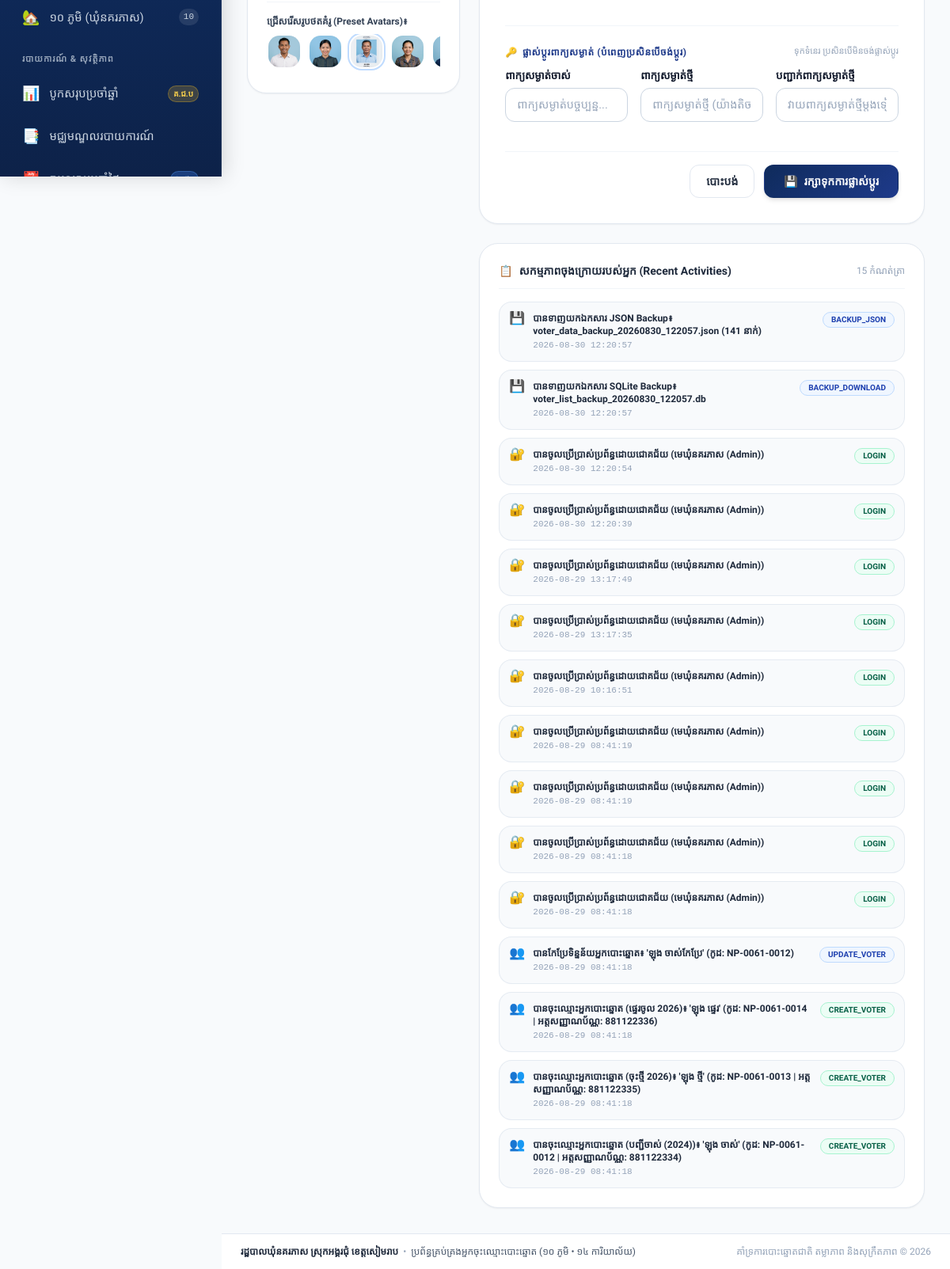
The page /profile (signed in, lower part) on the database as committed earlier.
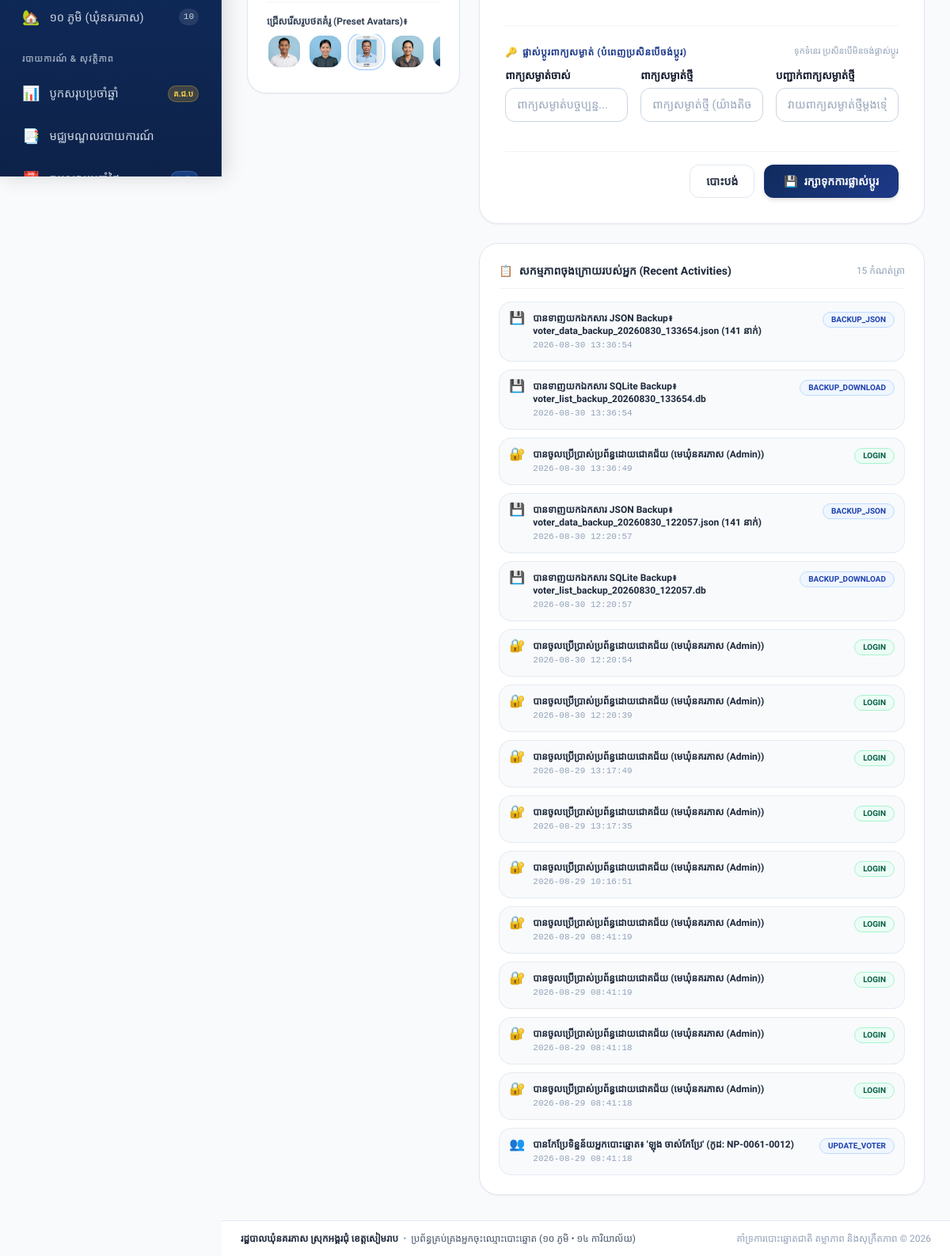
The same page on the database as committed later.
### app/models.py (models this page shows)
class AuditLog(Base):
    __tablename__ = "audit_logs"
    id = Column(Integer, primary_key=True, index=True)
    user_id = Column(Integer, ForeignKey("users.id"), nullable=True)
    username = Column(String(50), nullable=True)
    user_full_name = Column(String(100), nullable=True)
    user_role = Column(String(30), nullable=True)
    action = Column(String(50), nullable=False) # LOGIN, LOGOUT, CREATE_VOTER, UPDATE_VOTER, DELETE_VOTER, CHECKIN, UNCHECKIN, BACKUP, RESTORE, EXPORT
    action_type = Column(String(30), default="info") # info, success, warning, danger
    target_type = Column(String(50), nullable=True) # voter, user, station, village, system
    target_id = Column(String(50), nullable=True)
    description = Column(Text, nullable=False)
    ip_address = Column(String(50), nullable=True)
    created_at = Column(DateTime, default=get_cambodia_now)
    user = relationship("User", foreign_keys=[user_id])

### app/routes/user_routes.py (the view)
@router.get("/profile", response_class=HTMLResponse)
def user_profile_page(request: Request, db: Session = Depends(get_db)):
    current_user = get_current_user_optional(request, db)
    if not current_user:
        return RedirectResponse(url="/login", status_code=302)
    user_logs = db.query(AuditLog).filter(
        AuditLog.user_id == current_user.id
    ).order_by(AuditLog.created_at.desc()).limit(15).all()
    return templates.TemplateResponse(request=request, name="users/profile.html", context={
        "current_user": current_user,
        "preset_avatars": PRESET_AVATARS,
        "user_logs": user_logs
    })

### app/templates/users/profile.html (shortened to what this page needs)
{% extends "base.html" %}
{% block content %}
<div class="space-y-6 max-w-6xl mx-auto">
    <div class="grid grid-cols-1 lg:grid-cols-3 gap-6">
        <div class="lg:col-span-1 space-y-6">
            <div class="card p-6 bg-white rounded-3xl border border-slate-200 shadow-sm text-center">
                <div class="mt-5 pt-4 border-t border-slate-100 text-left">
                    <label class="text-xs font-bold text-slate-700 block mb-2 font-kh-heading">
                        ជ្រើសរើសរូបថតគំរូ (Preset Avatars)៖
                    </label>
                    <div class="flex items-center gap-2 overflow-x-auto pb-1.5" id="presetAvatarsScroll">
                        {% for avatar in preset_avatars %}
                        <img src="{{ avatar }}"
                             onclick="selectProfilePresetAvatar('{{ avatar }}', this)"
                             class="w-11 h-11 rounded-2xl object-cover border-2 border-transparent hover:border-blue-500 cursor-pointer transition flex-shrink-0 preset-avatar-item {% if current_user.photo_url == avatar %}border-blue-600 ring-2 ring-blue-200{% endif %}"
                             title="ជ្រើសរូបនេះ">
                        {% endfor %}
                    </div>
                </div>
            </div>
        </div>
        <div class="lg:col-span-2 space-y-6">
            <div class="card p-6 sm:p-8 bg-white rounded-3xl border border-slate-200 shadow-sm">
                <form id="userProfileForm" onsubmit="submitUserProfileForm(event)" enctype="multipart/form-data" class="space-y-6">
                    <div>
                        <div class="grid grid-cols-1 sm:grid-cols-2 gap-4">
                        </div>
                    </div>
                    <div class="pt-6 border-t border-slate-100">
                        <div class="flex items-center justify-between mb-3">
                            <h3 class="text-xs font-bold text-blue-900 uppercase tracking-wider font-kh-heading flex items-center gap-1.5">
                                <span>🔑</span> ផ្លាស់ប្តូរពាក្យសម្ងាត់ (បំពេញប្រសិនបើចង់ប្តូរ)
                            </h3>
                            <span class="text-[11px] text-slate-400">ទុកទំនេរ ប្រសិនបើមិនចង់ផ្លាស់ប្តូរ</span>
                        </div>
                        <div class="grid grid-cols-1 sm:grid-cols-3 gap-4">
                            <div class="form-group">
                                <label class="form-label">ពាក្យសម្ងាត់ចាស់</label>
                                <input type="password" name="current_password" id="currentPasswordInput" placeholder="ពាក្យសម្ងាត់បច្ចុប្បន្ន..." class="form-control">
                            </div>
                            <div class="form-group">
                                <label class="form-label">ពាក្យសម្ងាត់ថ្មី</label>
                                <input type="password" name="new_password" id="newPasswordInput" placeholder="ពាក្យសម្ងាត់ថ្មី (យ៉ាងតិច ៤ ខ្ទង់)..." class="form-control">
                            </div>
                            <div class="form-group">
                                <label class="form-label">បញ្ជាក់ពាក្យសម្ងាត់ថ្មី</label>
                                <input type="password" name="confirm_password" id="confirmPasswordInput" placeholder="វាយពាក្យសម្ងាត់ថ្មីម្តងទៀត..." class="form-control">
                            </div>
                        </div>
                    </div>
                    <div class="pt-4 border-t border-slate-100 flex items-center justify-end gap-3">
                        <a href="/dashboard" class="btn btn-outline py-2.5 px-5 text-sm font-semibold">
                            បោះបង់
                        </a>
                        <button type="submit" id="saveProfileBtn" class="btn btn-primary py-2.5 px-6 text-sm font-bold shadow-md flex items-center gap-2">
                            <span>💾</span>
                            <span>រក្សាទុកការផ្លាស់ប្តូរ</span>
                        </button>
                    </div>
                </form>
            </div>
            <div class="card p-6 bg-white rounded-3xl border border-slate-200 shadow-sm">
                <div class="flex items-center justify-between pb-3 border-b border-slate-100 mb-4">
                    <h3 class="text-sm font-bold text-slate-800 font-kh-heading flex items-center gap-2">
                        <span>📋</span> សកម្មភាពចុងក្រោយរបស់អ្នក (Recent Activities)
                    </h3>
                    <span class="text-xs text-slate-400">{{ user_logs|length }} កំណត់ត្រា</span>
                </div>
                {% if user_logs %}
                <div class="space-y-2.5">
                    {% for log in user_logs %}
                    <div class="p-3 rounded-2xl bg-slate-50 border border-slate-200/80 flex items-start justify-between gap-3 text-xs">
                        <div class="flex items-start gap-2.5 min-w-0">
                            <span class="text-base leading-none">
                                {% if log.action == 'CHECKIN' %}⚡
                                {% elif 'VOTER' in log.action %}👥
                                {% elif 'BACKUP' in log.action %}💾
                                {% elif 'LOGIN' in log.action %}🔐
                                {% elif 'PROFILE' in log.action %}👤
                                {% else %}📝{% endif %}
                            </span>
                            <div class="min-w-0">
                                <div class="font-bold text-slate-800">{{ log.description }}</div>
                                <div class="text-[11px] text-slate-400 font-mono mt-0.5">{{ log.created_at.strftime('%Y-%m-%d %H:%M:%S') if log.created_at else '' }}</div>
                            </div>
                        </div>
                        <span class="badge badge-{% if log.action_type == 'success' %}success{% elif log.action_type == 'danger' %}danger{% elif log.action_type == 'warning' %}warning{% else %}primary{% endif %} text-[10px] flex-shrink-0">
                            {{ log.action }}
                        </span>
                    </div>
                    {% endfor %}
                </div>
                {% else %}
                <div class="text-center py-6 text-slate-400 text-xs">
                    មិនទាន់មានកំណត់ត្រាសកម្មភាពនៅឡើយទេ
                </div>
                {% endif %}
            </div>
        </div>
    </div>
</div>
{% endblock %}

### app/templates/base.html (shortened to what this page needs)
<!DOCTYPE html>
<html lang="km">
<head>
    <script src="https://cdn.tailwindcss.com"></script>
    <link rel="stylesheet" href="/static/css/style.css?v=28.0">
    <link rel="stylesheet" href="/static/css/print.css?v=28.0" media="print">
</head>
<body class="bg-slate-50 dark:bg-[#0b1329] min-h-screen text-slate-800 dark:text-slate-100 antialiased m-0 p-0 w-full overflow-x-hidden">
    <div class="app-layout">
        {% if current_user %}
        <aside id="appSidebar" class="sidebar no-print">
            <nav class="flex-1 px-3 py-2 space-y-1">
                {% if current_user.role != 'viewer' %}
                <a href="/villages" class="sidebar-nav-link {% if '/villages' in request.url.path %}active{% endif %}">
                    <span class="text-lg">🏡</span>
                    <span class="flex-1">១០ ភូមិ (ឃុំនគរភាស)</span>
                    <span class="text-[11px] px-1.5 py-0.5 rounded-full bg-white/10 text-slate-300 font-mono">10</span>
                </a>
                {% endif %}
                <div class="sidebar-nav-header {% if current_user.role != 'viewer' %}mt-3{% endif %}">របាយការណ៍ & សុវត្ថិភាព</div>
                <a href="/reports/annual-summary"
                    class="sidebar-nav-link {% if '/reports/annual-summary' in request.url.path %}active{% endif %}">
                    <span class="text-lg">📊</span>
                    <span class="flex-1">បូកសរុបប្រចាំឆ្នាំ</span>
                    <span
                        class="text-[10px] px-1.5 py-0.5 rounded-full bg-amber-400/20 text-amber-300 font-bold border border-amber-400/30">គ.ជ.ប</span>
                </a>
                <a href="/reports" class="sidebar-nav-link {% if request.url.path == '/reports' %}active{% endif %}">
                    <span class="text-lg">📑</span>
                    <span>មជ្ឈមណ្ឌលរបាយការណ៍</span>
                </a>
                <a href="/reports/daily"
                    class="sidebar-nav-link {% if '/reports/daily' in request.url.path %}active{% endif %}">
                    <span class="text-lg">📅</span>
                    <span class="flex-1">ចុះឈ្មោះប្រចាំថ្ងៃ</span>
                    <span
                        class="text-[10px] px-1.5 py-0.5 rounded-full bg-blue-500/30 text-blue-200 font-bold border border-blue-400/30">Daily</span>
                </a>
            </nav>
        </aside>
        {% endif %}
        <div class="content-wrapper">
            <main class="flex-1 p-4 sm:p-6 lg:p-8 w-full min-w-0">
                {% block content %}{% endblock %}
            </main>
            <footer class="app-footer no-print">
                <div class="app-footer-container text-xs text-slate-500">
                    <div class="flex items-center gap-1.5 flex-wrap">
                        <strong class="text-slate-800">រដ្ឋបាលឃុំនគរភាស ស្រុកអង្គរជុំ ខេត្តសៀមរាប</strong>
                        <span class="text-slate-400">•</span>
                        <span class="text-slate-600">ប្រព័ន្ធគ្រប់គ្រងអ្នកចុះឈ្មោះបោះឆ្នោត (១០ ភូមិ • ១៤
                            ការិយាល័យ)</span>
                    </div>
                    <div class="text-slate-400 font-medium">
                        គាំទ្រការបោះឆ្នោតជាតិ តម្លាភាព និងសុក្រឹតភាព © 2026
                    </div>
                </div>
            </footer>
        </div>
    </div>
</body>
</html>

Rows that differ between the two databases and show on the page:
no longer on this page (row unchanged): AuditLog: description "បានចុះឈ្មោះអ្នកបោះឆ្នោត (ផ្ទេរចូល 2026)៖ 'ឡុង ផ្ទេរ' (កូដ: NP-0061-0014 | អត្តសញ្ញាណប័ណ្ណ: 881122336)", created_at "2026-08-29 08:41:18", action "CREATE_VOTER"
no longer on this page (row unchanged): AuditLog: description "បានចុះឈ្មោះអ្នកបោះឆ្នោត (ចុះថ្មី 2026)៖ 'ឡុង ថ្មី' (កូដ: NP-0061-0013 | អត្តសញ្ញាណប័ណ្ណ: 881122335)", created_at "2026-08-29 08:41:18", action "CREATE_VOTER"
no longer on this page (row unchanged): AuditLog: description "បានចុះឈ្មោះអ្នកបោះឆ្នោត (បញ្ជីចាស់ (2024))៖ 'ឡុង ចាស់' (កូដ: NP-0061-0012 | អត្តសញ្ញាណប័ណ្ណ: 881122334)", created_at "2026-08-29 08:41:18", action "CREATE_VOTER"
added AuditLog: description "បានទាញយកឯកសារ JSON Backup៖ voter_data_backup_20260830_133654.json (141 នាក់)", created_at "2026-08-30 13:36:54", action "BACKUP_JSON", action_type "info" (drawn)
added AuditLog: description "បានទាញយកឯកសារ SQLite Backup៖ voter_list_backup_20260830_133654.db", created_at "2026-08-30 13:36:54", action "BACKUP_DOWNLOAD", action_type "info" (drawn)
added AuditLog: description "បានចូលប្រើប្រាស់ប្រព័ន្ធដោយជោគជ័យ (មេឃុំនគរភាស (Admin))", created_at "2026-08-30 13:36:49", action "LOGIN"
